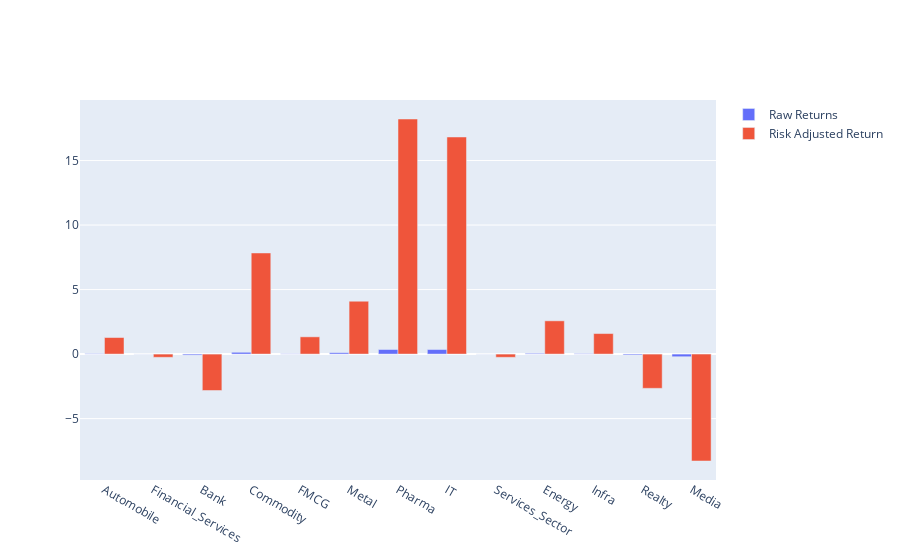

Notebook code for this chart:
### Code cell
fig = go.Figure(data=[
    go.Bar(name='Raw Returns', x=x_val, y=y_val),
    go.Bar(name='Risk Adjusted Return', x=x_val, y=y_val_risk_adjusted)
])
# Change the bar mode
fig.update_layout(barmode='group')
fig.show()

### Figure 1 — Plotly figure (JSON) as saved in the notebook; plotly's stock layout.template omitted (floating-point values rounded to 4 significant figures)
{"data": [{"y": [0.03019, -0.006636, -0.07809, 0.1396, 0.0223, 0.1061, 0.3549, 0.3527, -0.006636, 0.05455, 0.0312, -0.068, -0.2037], "x": ["Automobile", "Financial_Services", "Bank", "Commodity", "FMCG", "Metal", "Pharma", "IT", "Services_Sector", "Energy", "Infra", "Realty", "Media"], "type": "bar", "name": "Raw Returns"}, {"y": [1.284, -0.2488, -2.822, 7.838, 1.338, 4.1, 18.22, 16.83, -0.2488, 2.578, 1.592, -2.655, -8.287], "x": ["Automobile", "Financial_Services", "Bank", "Commodity", "FMCG", "Metal", "Pharma", "IT", "Services_Sector", "Energy", "Infra", "Realty", "Media"], "type": "bar", "name": "Risk Adjusted Return"}], "layout": {"barmode": "group"}}
